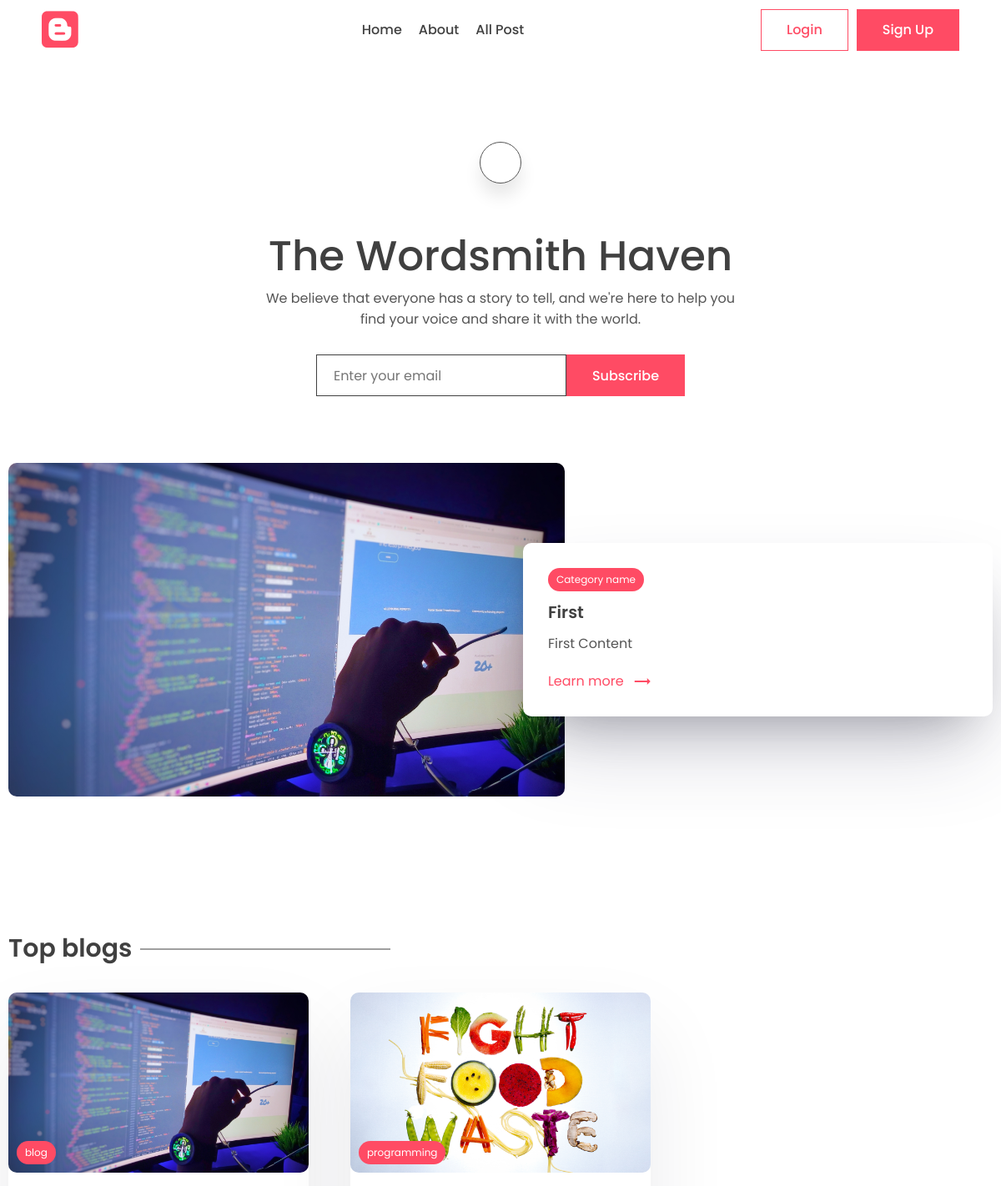
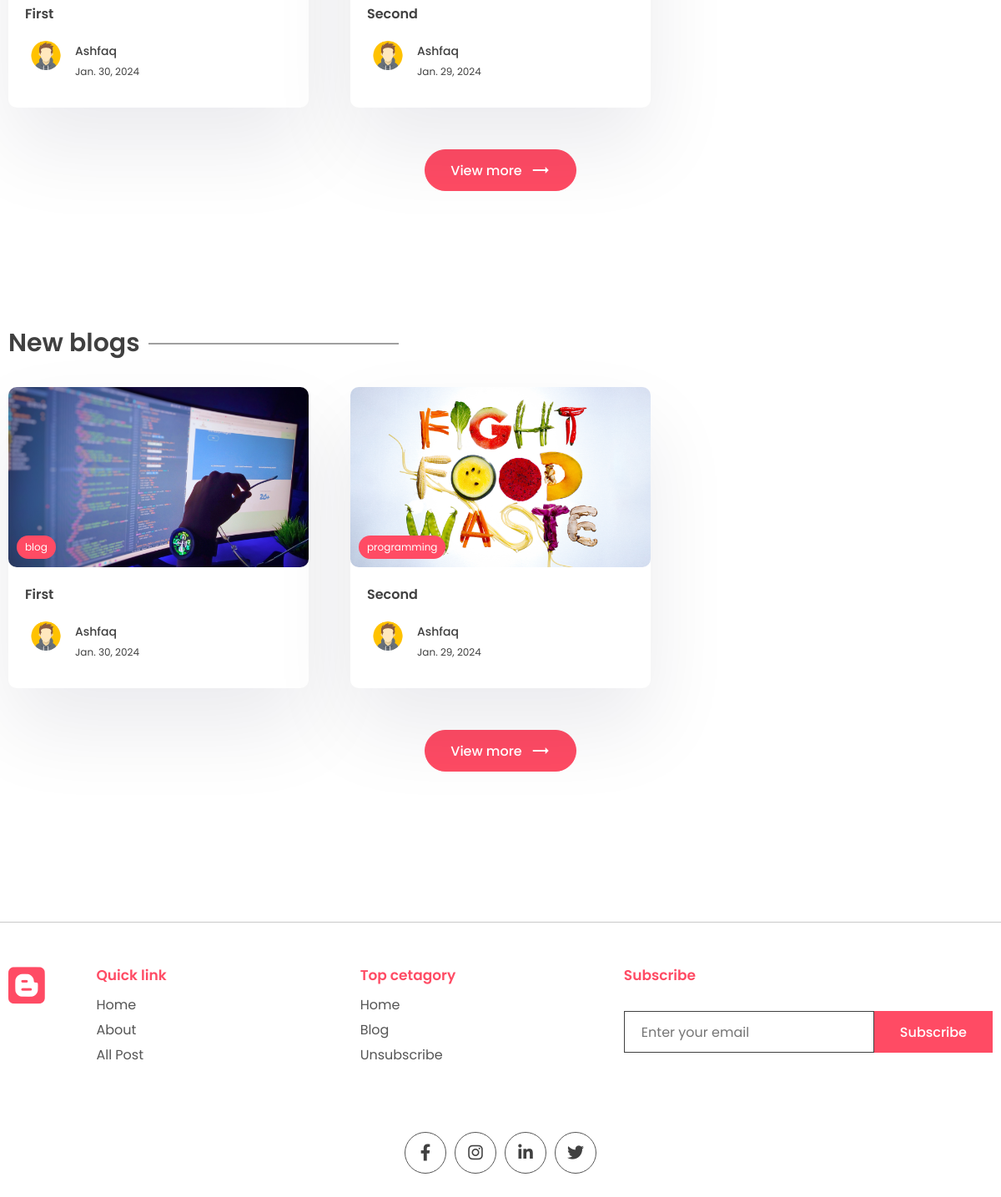
The page / on the database its author committed (2 pictures, top to bottom).
### app/models.py (models this page shows, shortened)
class WebsiteMeta(models.Model):
    title = models.CharField(max_length=200)
    description = models.CharField(max_length=500)
    about = models.TextField()

class Post(models.Model):
    title = models.CharField(max_length=200)
    content = models.TextField()
    last_updated = models.DateTimeField(auto_now=True)
    slug = models.SlugField(max_length=200, unique=True)
    image = models.ImageField(null=True, blank=True, upload_to="images/")
    tags = models.ManyToManyField(Tag, blank=True, related_name='post')
    view_count = models.IntegerField(null=True, blank=True)
    is_featured = models.BooleanField(default=False)
    author = models.ForeignKey(User, on_delete=models.CASCADE, null=True, blank=True)

class Tag(models.Model):
    name = models.CharField(max_length=100)
    description = models.CharField(max_length=100)
    slug = models.SlugField(max_length=200, unique=True)

class Profile(models.Model):
    user = models.OneToOneField(User, on_delete=models.CASCADE)
    profile_image = models.ImageField(null=True, blank=True, upload_to="images/")
    slug = models.SlugField(max_length=200, unique=True)
    bio = models.CharField(max_length=200)

### app/views.py (the view, shortened to what this page needs)
# urls.py: path('', views.index, name="index"),
def index(request):
    posts = Post.objects.all()
    top_posts = Post.objects.all().order_by('-view_count')[0:3]
    recent_posts = Post.objects.all().order_by('-last_updated')[0:3]
    featured_blog = Post.objects.filter(is_featured = True)
    subscribe_form = SubscribeForm()
    subscribe_successful = None
    website_info = None
    if WebsiteMeta.objects.all().exists():
        website_info = WebsiteMeta.objects.all()[0]
    if featured_blog:
        featured_blog = featured_blog[0]
    context = {'posts':posts, 'website_info':website_info, 'top_posts':top_posts, 'recent_posts':recent_posts, 'subscribe_form':subscribe_form, 'subscribe_successful':subscribe_successful, 'featured_blog': featured_blog}
    return render(request, 'app/index.html', context)

### app/forms.py
class SubscribeForm(forms.ModelForm):
    class Meta:
        model = Subscribe
        fields = '__all__'
        labels = {'email':_('')}
    def __init__(self, *args, **kwargs):
        super().__init__(*args, **kwargs)
        self.fields['email'].widget.attrs['placeholder'] = 'Enter your email'

### app/templates/app/index.html (shortened to what this page needs)
{% extends "base.html" %}
{% block content %}
    <main>
        <div class="container">
        <center>
            <div class="search-bar">
                <a href="{% url "search" %}" class="animated-search" onclick="searchbar()">
                </a>
            </div>
            <div class="typo">
                {% if website_info.title %}
                    <h1 class="title">{{website_info.title}}</h1>
                {% else %}
                    <h1 class="title">The Super blog!</h1>
                {% endif %}
                {% if website_info.description %}
                    <p>
                       {{website_info.description}}
                    </p>
                {% else %}
                    <p>
                        We believe that everyone has a story to tell, and we're here to help you find your voice and share it with the world.
                    </p>
                {% endif %}
            </div>
            <div class="newsletter">
                {% if request.session.subscribed == None %}
                <form method="POST">
                    {{subscribe_form}}
                    <button class="btn btn-primary">Subscribe</button>
                </form>
                {% endif %}
            </div>
        </center>
        </div>
    </main>
    {% if featured_blog %}
    <section class="sp">
        <div class="container">
            <a href="{% url "post_page" featured_blog.slug %}">
            <div class="grid-2">
                <div class="post-img">
                    <img src="{{featured_blog.image.url}}" alt="" />
                </div>
                <div class="post-content">
                    <div class="cetagory">
                        <p>Category name</p>
                    </div>
                    <h1>
                        {{featured_blog.title}}
                    </h1>
                    <p class="des">
                        {{featured_blog.content|truncatechars:200}}
                    </p>
                    <a class="learn" href="{% url "post_page" featured_blog.slug %}"
                        >Learn more <span class="material-icons"> trending_flat </span></a
                    >
                </div>
            </div>
            </a>
        </div>
    </section>
    {% endif %}
    <section class="sp">
        <div class="container">
            <h1 class="sec-title">Top blogs</h1>
            <div class="grid-3">
                {% for post in top_posts %}
                <a href="{% url "post_page" post.slug %}">
                    <div class="card">
                        <div class="post-img">
                            <img src="{{post.image.url}}" alt="" />
                            <div class="tag">{{post.tags.all.0.name}}</div>
                        </div>
                        <div class="card-content">
                            <h3>
                                {{post.title}}
                            </h3>
                            <div class="author">
                                <div class="profile-pic">
                                    <img src="{{post.author.profile.profile_image.url}}" alt="" />
                                </div>
                                <div class="details">
                                    <p>{{post.author.first_name}}</p>
                                    <small>{{post.last_updated|date}}</small>
                                </div>
                            </div>
                        </div>
                    </div>
                </a>
                {% endfor %}
            </div>
            <center>
                <a href=""><button class="btn btn-primary rounded view">
                View more <span class="material-icons"> trending_flat </span>
                </button></a>
            </center>
        </div>
    </section>
    <section class="sp">
        <div class="container">
            <h1 class="sec-title">New blogs</h1>
            <div class="grid-3">
                {% for post in recent_posts %}
                <a href="{% url "post_page" post.slug %}">
                    <div class="card">
                        <div class="post-img">
                            <img src="{{post.image.url}}" alt="" />
                            <div class="tag">{{post.tags.all.0.name}}</div>
                        </div>
                        <div class="card-content">
                            <h3>
                                {{post.title}}
                            </h3>
                            <div class="author">
                                <div class="profile-pic">
                                    <img src="{{post.author.profile.profile_image.url}}" alt="" />
                                </div>
                                <div class="details">
                                    <p>{{post.author.first_name}}</p>
                                    <small>{{post.last_updated|date}}</small>
                                </div>
                            </div>
                        </div>
                    </div>
                </a>
                {% endfor %}
            </div>
            <center>
                <a href=""><button class="btn btn-primary rounded view">
                View more <span class="material-icons"> trending_flat </span>
                </button></a>
            </center>
        </div>
    </section>
{% endblock content %}

### app/static/app/style.css (style rules this page uses)
* { margin: 0; padding: 0; box-sizing: border-box; text-decoration: none; border: none; outline: none; list-style: none; font-family: "Poppins", sans-serif; color: var(--black); }
:root { --red: #ff4b64; --black: #404040; --des: #555555; --shadow: #ffffff1a 0px 1px 1px 0px inset, #32325d40 0px 50px 100px -20px, #0000004d 0px 30px 60px -30px; --shadow2: rgba(17, 12, 46, 0.084) 0px 48px 100px 0px; }
html { font-size: 62.5%; }
[class*="grid"] { display: grid; }
img { width: 100%; }
.container { max-width: 1220px; margin: auto; padding: 0 10px; }
p, a { font-size: 1.6rem; color: var(--des); }
input, textarea { font-size: 1.6rem; color: var(--black); }
.btn { cursor: pointer; height: 5rem; padding: 0 3rem; font-size: 1.6rem; font-weight: 500; border: 1px solid var(--red); display: flex; align-items: center; justify-content: center; gap: 1rem; }
.btn span { color: white; }
.btn-primary { background: var(--red); color: white; }
.rounded { border-radius: 5rem; }
.search-bar, .animated-search { width: 5rem; aspect-ratio: 1/1; border: 1px solid var(--des); border-radius: 50%; display: flex; align-items: center; justify-content: center; background: white; box-shadow: 0 15px 20px #00000018; cursor: pointer; margin-top: 10rem; z-index: 2; }
.search-bar { box-shadow: unset; border: none; }
.search-bar .animated-search { margin-top: 0; }
.typo { width: 50%; margin-top: 5rem; }
.title { font-size: 5rem; font-weight: 500; }
.newsletter form { display: flex; align-items: center; justify-content: center; margin-top: 3rem; }
.newsletter input { border: 1px solid var(--black); height: 5rem; width: 30rem; padding: 0 2rem; }
.sp { padding: 8rem 0; }
.grid-2 { grid-template-columns: 1.3fr 1fr; align-items: center; }
.post-img { height: 40rem; width: 100%; overflow: hidden; border-radius: 1rem; }
.post-img img { height: 100%; object-fit: cover; object-position: center; }
.post-content { position: relative; left: -5rem; background: white; border-radius: 1rem; padding: 3rem; box-shadow: var(--shadow); width: calc(100% + 5rem); }
.post-content h1 { font-size: 2rem; font-weight: 600; margin: 1rem 0; }
.cetagory { background: var(--red); width: fit-content; border-radius: 5rem; padding: 0.5rem 1rem; }
.cetagory p { color: white; font-size: 1.2rem; }
.learn { display: flex; align-items: center; gap: 1rem; color: var(--red); margin-top: 2rem; }
.learn span { color: #ff4b64; }
.sec-title { font-size: 3rem; font-weight: 600; position: relative; width: fit-content; margin-bottom: 3rem; }
.sec-title::after { content: ""; position: absolute; right: -31rem; height: 1px; width: 30rem; background: var(--black); top: 50%; transform: translateY(-50%); }
.grid-3 { grid-template-columns: repeat(3, 1fr); gap: 5rem; }
.card { background: white; box-shadow: var(--shadow2); border-radius: 1rem; cursor: pointer; transition: 0.3s; }
.post-img { position: relative; }
.tag { position: absolute; bottom: 1rem; left: 1rem; background: var(--red); color: white; border-radius: 5rem; padding: 0.5rem 1rem; font-size: 1.2rem; }
.card-content { padding: 2rem; padding-bottom: 3rem; }
.card h3 { font-size: 1.6rem; font-weight: 600; }
.card .post-img { width: 100%; height: unset; aspect-ratio: 1/0.6; }
.author { display: flex; align-items: center; gap: 1rem; margin-top: 2rem; }
.profile-pic { width: 5rem; aspect-ratio: 1/1; border-radius: 50%; overflow: hidden; }
.author p { color: var(--black); font-weight: 500; font-size: 1.4rem; }
.author small { color: var(--black); font-size: 1.2rem; }
.view { margin-top: 5rem; }

### rows shown on the page
WebsiteMeta: title "The Wordsmith Haven", description "We believe that everyone has a story to tell, and we're here to help you find your voice and share it with the world."
Post: image (picture), title "First", content "First Content", tags.all.0.name "blog", author.profile.profile_image (picture), author.first_name "Ashfaq", last_updated "Jan. 30, 2024"
Post: image (picture), tags.all.0.name "programming", title "Second", author.profile.profile_image (picture), author.first_name "Ashfaq", last_updated "Jan. 29, 2024"
